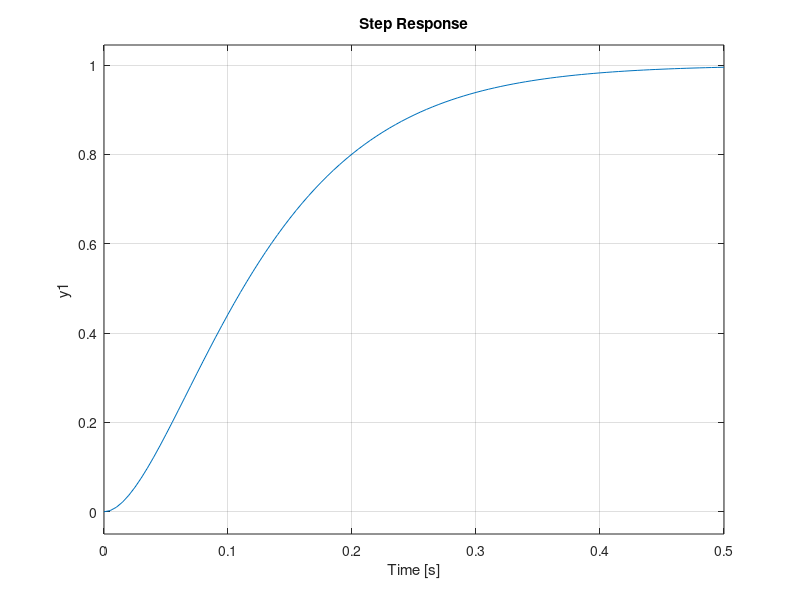
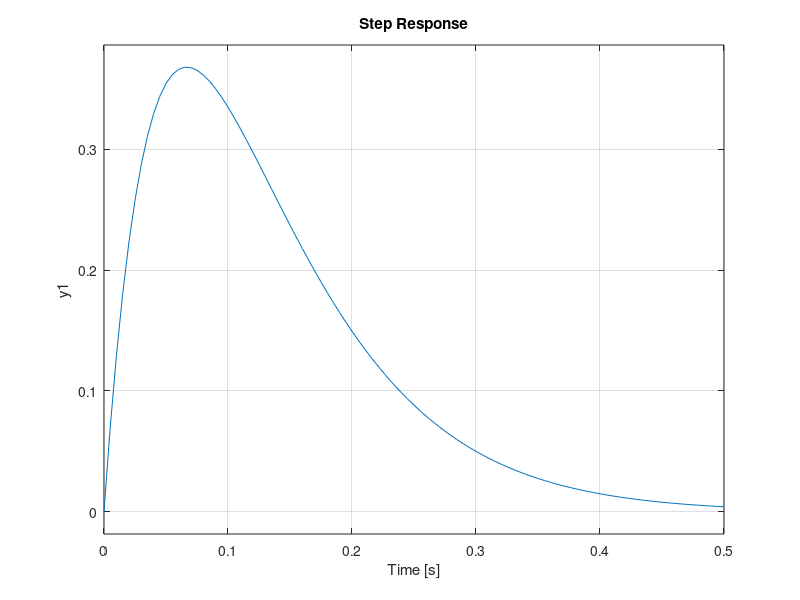
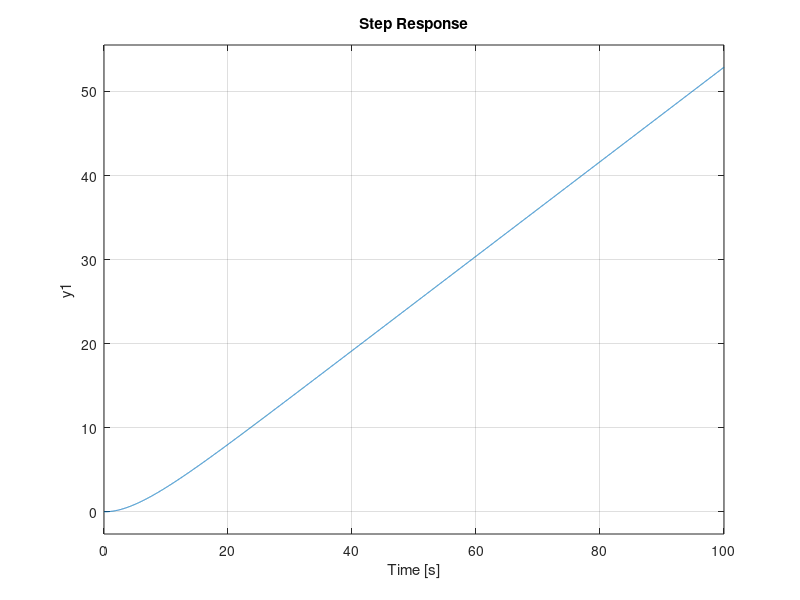
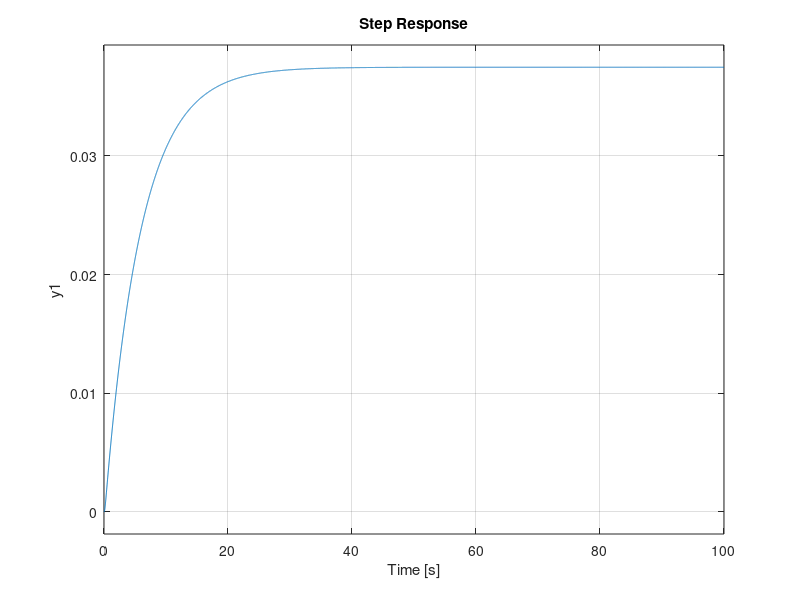

Reproduce these figures in MATLAB, in order.
G1=tf([15^2],[1 30 15^2]);
G2=tf([15 0],[1 30 15^2]);
figure(1);step(G1);grid on;
figure(2);step(G2);grid on;

Km=39.6*0.001
Kb=6.46e-3*60/(2*pi)
Ra=6.8
La=620*10^-6
J=0.06
f=0.01
init_cond=1
%defining transfer functions
tf_P1=tf([1],[La Ra])
tf_P2=tf([Km],[1])
tf_P3=tf([1],[J f])
tf_P4=tf([Kb])
tf_P5=tf(1,[1 0])
tf_P_fb=feedback(tf_P1*tf_P2*tf_P3,tf_P4) 
tf_P=tf_P_fb*tf_P5
%now La=0 because we neglect it
La_new=0
tf_P1_new=tf([1],[La_new Ra])
tf_P_fb2=feedback(tf_P1_new*tf_P2*tf_P3,tf_P4)
tf_P_new=tf_P_fb2*tf_P5
%question 4
figure(3)
step(tf_P*G1,100)
grid on
figure(4)
step(tf_P*G2,100)
grid on
%question 5
Nr=1
tf_P_fb3=feedback(tf_P1_new*tf_P2*tf_P3,tf_P4*Nr)
tf_P_new2=tf_P_fb3*tf_P5
La_new=0
tf_P1_new=tf([1],[La_new Ra])
tf_P_fb4=feedback(tf_P1_new*tf_P2*tf_P3,tf_P4*Nr)
tf_P_new=tf_P_fb4*tf_P5